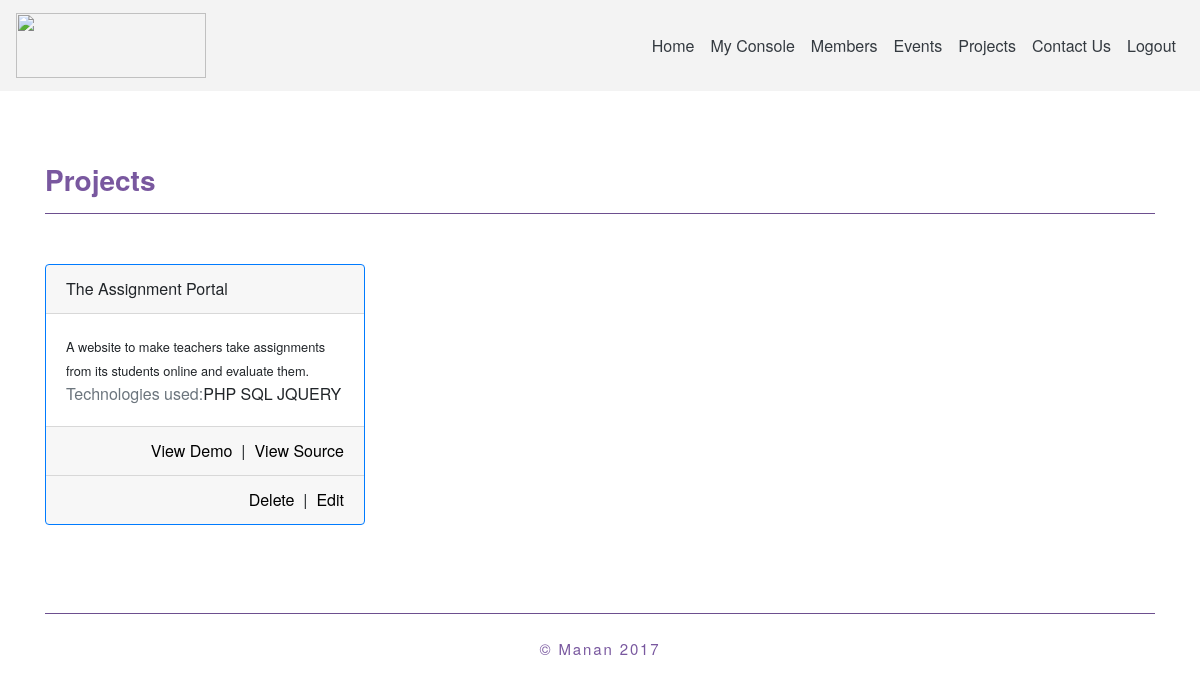
/myprojects/ (signed in), run on an earlier commit of the app's database.
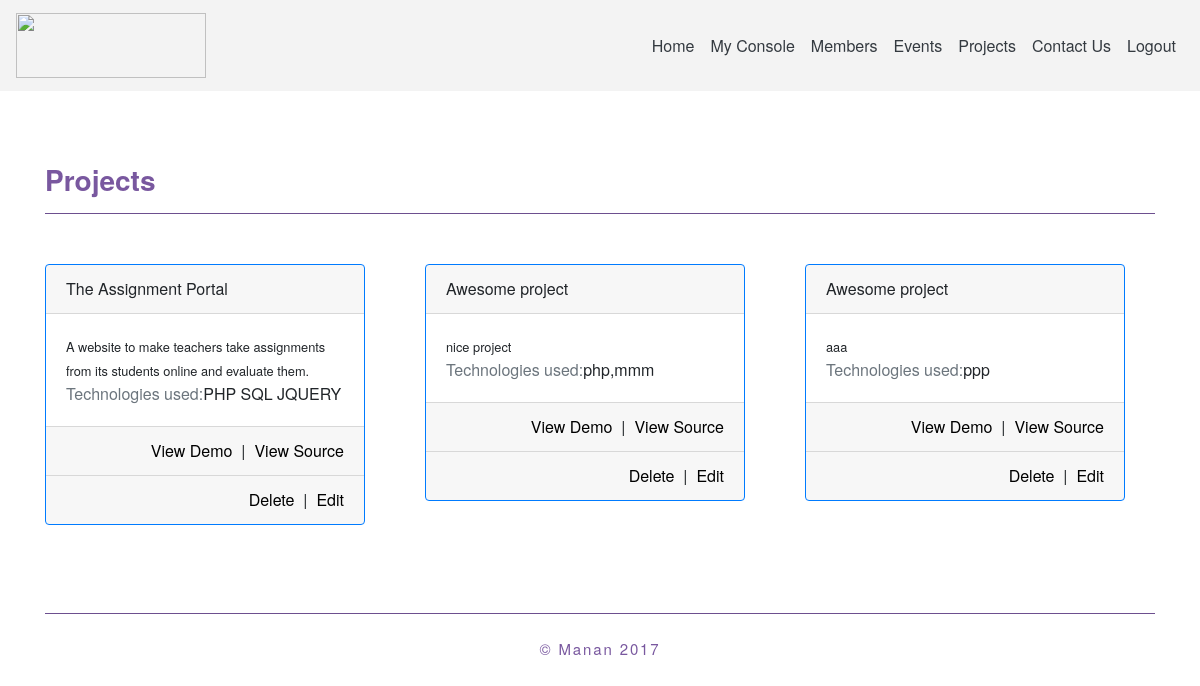
And on a later commit of the database.
### main/models.py (models this page shows, shortened)
class project(models.Model):
    description = models.TextField(blank=True, null=True)
    title = models.CharField(max_length=500)
    owner = models.ManyToManyField(User)
    demo_link = models.CharField(max_length=100,blank=True)
    source = models.CharField(max_length=100)
    technologies = models.CharField(max_length=1000)

### main/views.py (the view)
# urls.py: url(r'^myprojects/$',myprojects_view,name="myprojects"),
@login_required
def myprojects_view(request):
	user = request.user
	projects = user.project_set.all()
	return render(request,'myproject.html',{'member':user,'projects':projects})

### main/templates/myproject.html (shortened to what this page needs)
{% extends "header.html" %}
{% block page_context %}
<div class="container">
  <br/><br/>
  <div class="row">
    <div class="col-lg-12"><br/>
      <h3 class="txxt-body">Projects</h3>
      <hr style="background-color: #79589F">
      <br/>
    </div>
  </div>
  <div class="row">
    {% for x in projects %}
    <div class="col-lg-4" style="margin-top: 10px;">
     <div class="card border-primary" style="width: 20rem;">
      <div class="card-header">
       {{x.title}}
     </div>
     <div class="card-body">
      <small>{{x.description}}</small>
      <p class="card-text"><span class="text-muted">Technologies used:</span>{{x.technologies}}</p>
    </div>
    <div class="card-footer">
      <a href="{{x.source}}" class="float-right">View Source</a>
      <span class="float-right">&nbsp; | &nbsp;</span>
      <a href="{{x.demo_link}}" class="float-right">View Demo</a>
    </div>
    <div class="card-footer">
      <a href="/projects/edit/{{x.id}}/" class="float-right">Edit</a>
      <span class="float-right">&nbsp; | &nbsp;</span>
      <a href="/projects/delete/{{x.id}}/" class="float-right">Delete</a>
    </div>
  </div>
</div>
{% endfor %}
</div>
<br/>
<br/><br/>
<hr style="background-color: #79589F">
</div>
{% endblock page_context %}

What changed in the data, as far as the page shows it:
added project: title "Awesome project", description "nice project", technologies "php,mmm"
added project: title "Awesome project", description "aaa", technologies "ppp"
